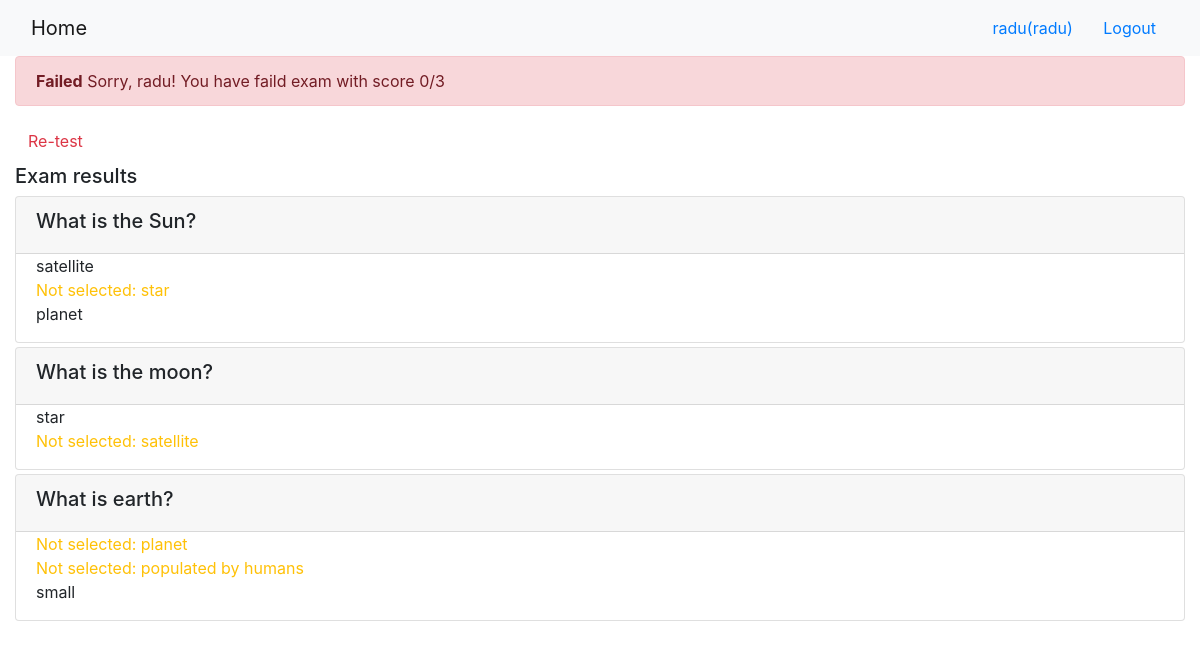
/onlinecourse/course/1/submission/1/result/ (signed in), run on the app's committed database.
### onlinecourse/models.py (models this page shows, shortened)
class Question(models.Model):
    lesson = models.ForeignKey(Lesson, on_delete=models.CASCADE)
    question_text = models.TextField()
    grade = models.IntegerField()

class Choice(models.Model):
    question = models.ForeignKey(Question, on_delete=models.CASCADE)
    content = models.TextField()
    is_correct = models.BooleanField()

### onlinecourse/views.py (the view)
# urls.py: path('course/<int:course_id>/submission/<int:submission_id>/result/', views.show_exam_result, name="show_result")
def show_exam_result(request, course_id, submission_id):
    course = Course.objects.get(pk = course_id)
    submission = Submission.objects.get(pk=submission_id)
    selected_ids = []
    achieved_points = 0
    total_points = 3
    lesson = Lesson.objects.get(course=course)
    for choice in submission.chocies.all():
        if choice.is_correct:
            selected_ids.append(choice.id)
            achieved_points += choice.question.grade
    return  render(request, 'onlinecourse/exam_result_bootstrap.html', {"course": course, "selected_ids":selected_ids, "achieved_points": achieved_points, "total_points":total_points, "grade":achieved_points/total_points, "lesson":lesson})

### onlinecourse/templates/onlinecourse/exam_result_bootstrap.html (shortened to what this page needs)
<!DOCTYPE html>
<html lang="en">
<head>
    {% load static %}
    <link rel="stylesheet" href="https://maxcdn.bootstrapcdn.com/bootstrap/4.5.2/css/bootstrap.min.css">
</head>
<body>
 <nav class="navbar navbar-light bg-light">
    <div class="container-fluid">
        <div class="navbar-header">
              <a class="navbar-brand" href="{% url 'onlinecourse:index' %}">Home</a>
        </div>
        <ul class="nav navbar-nav navbar-right">
            {% if user.is_authenticated %}
            <li>
                <a class="btn btn-link" href="#">{{ user.first_name }}({{ user.username }})</a>
                <a class="btn btn-link" href="{% url 'onlinecourse:logout' %}">Logout</a>
            </li>
            {% endif %}
        </ul>
    </div>
</nav>
<div class="container-fluid">
    {% if grade > 0.8 %}
    <div class="alert alert-success">
       <b>Congratulations, {{user.first_name}}!</b> You have passed the exam and completed the course with score {{achieved_points}}/{{total_points}}
    </div>
        {% else %}
        <div class="alert alert-danger">
            <b>Failed</b> Sorry, {{user.first_name}}! You have faild exam with score {{achieved_points}}/{{total_points}}
        </div>
        <a class="btn btn-link text-danger" href="{% url 'onlinecourse:course_details' course.id %}">Re-test</a>
        {% endif %}
        <div class="card-columns-vertical mt-1">
        <h5 class="">Exam results</h5>
        {% for question in lesson.question_set.all %}
        <div class="card mt-1">
            <div class="card-header"><h5>{{ question.question_text }}</h5></div>
               <div class="form-group">
                   {% for choice in question.choice_set.all %}
                   <div class="form-check">
                       {% if choice.is_correct and choice.id in selected_ids %}
                       <div class="text-success">Correct answer: {{ choice.content }}</div>
                       {% else %}{% if choice.is_correct and not choice.id in selected_ids %}
                       <div class="text-warning">Not selected: {{ choice.content }}</div>
                       {% else %}{% if not choice.is_correct and choice.id in selected_ids %}
                       <div class="text-danger">Wrong answer: {{ choice.contentt }}</div>
                       {% else %}
                       <div>{{ choice.content }}</div>
                       {% endif %} {% endif %} {% endif %}
                   </div>
                   {% endfor %}
               </div>
           </div>
           {% endfor %}
        </div>
    </div>
</body>
</html>

### data on the page
Question: question_text "What is the Sun?"
Choice: content "satellite"
Choice: content "star"
Choice: content "planet"
Question: question_text "What is the moon?"
Choice: content "star"
Choice: content "satellite"
Question: question_text "What is earth?"
Choice: content "planet"
Choice: content "populated by humans"
Choice: content "small"

### other printed values
{{ user.first_name }} "radu"
{{ user.username }} "radu"
{{ achieved_points }} "0"
{{ total_points }} "3"
